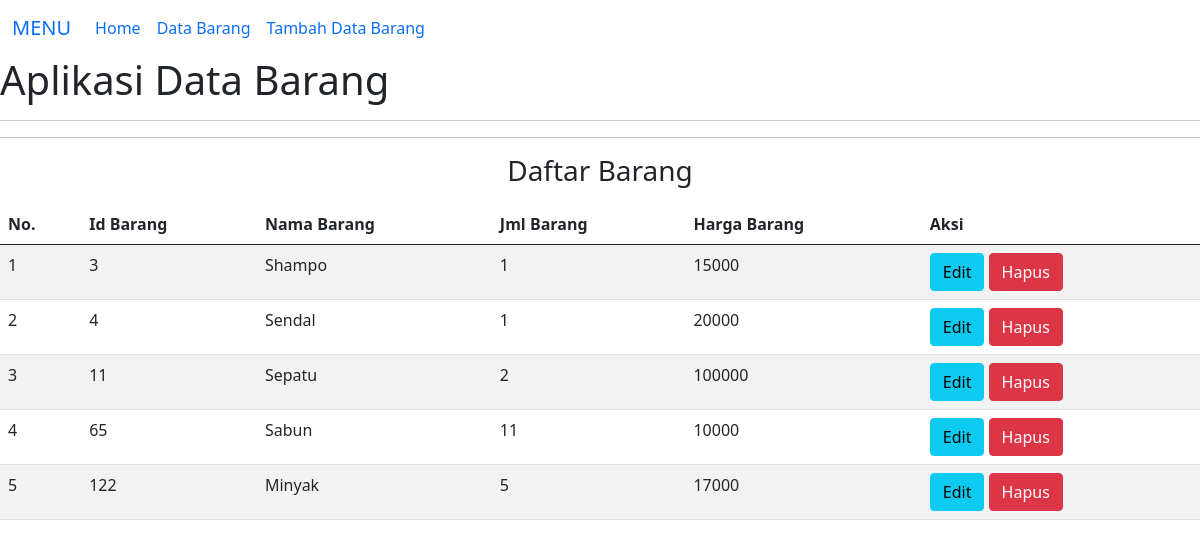
Screenshot of /index.php?file=barang&aksi=tampil with the database file from the repository.
### tables this page shows
CREATE TABLE `barang` (
  `id_barang` int(11) NOT NULL,
  `nama_barang` varchar(50) NOT NULL,
  `jml_barang` varchar(100) NOT NULL,
  `harga_barang` varchar(30) NOT NULL
);

### apk_gudang/class/Database.php (called while the page is built, shortened)
<?php
class Database {
protected $host='localhost';
protected $user='root';
protected $pass='';
protected $dbname='apk_gudang';
public function bukaKoneksi(){
$this->mysqli=NEW mysqli($this->host,
$this->user,$this->pass,$this->dbname);
}
}

### apk_gudang/class/Barang.php (called while the page is built, shortened)
<?php
class Barang extends Database {
public function tampil(){
$sql=$this->mysqli->query("SELECT * FROM barang") or die
($this->CekError());
while($data=$sql->fetch_object()){
$dataAnggota[]=$data;
}
if(isset($dataAnggota)){
return $dataAnggota;
}
}
}

### barang.php (the view, shortened to what this page needs)
<?php
$dataBarang=NEW Barang;
if($_GET['aksi']=='tampil'){
$html = null;
$html .='<center><h3>Daftar Barang</h3>';
$html .='<p></p></center>';
$html .='<table class="table table-striped table-hover""><border="1" width="100%">
<thead>
<th>No.</th>
<th>Id Barang</th>
<th>Nama Barang</th>
<th>Jml Barang</th>
<th>Harga Barang</th>
<th>Aksi</th>
</thead>
<tbody>';
$data = $dataBarang->tampil();
$no=null;
if(isset($data)){
foreach($data as $barisBarang){
$no++;
$html .='<tr>
<td>'.$no.'</td>
<td>'.$barisBarang->id_barang.'</td>
<td>'.$barisBarang->nama_barang.'</td>
<td>'.$barisBarang->jml_barang.'</td>
<td>'.$barisBarang->harga_barang.'</td>
<td>
<a class="btn btn-info"
href="index.php?file=barang&aksi=edit&idbarang='.$barisBarang->id_barang.'">Edit</a>
<a class="btn btn-danger"
href="index.php?file=barang&aksi=hapus&idbarang='.$barisBarang->id_barang.'">Hapus</a>
</td>
</tr>';
}
}
$html .='</tbody>
</table>';
echo $html;
}
?>

### index.php (shortened to what this page needs)
<!DOCTYPE html>
<html lang="en">
<head>
</head>
<body>
<link href="https://cdn.jsdelivr.net/npm/bootstrap@5.0.2/dist/css/bootstrap.min.css" rel="stylesheet">
<?php
include('class/Database.php');
include('class/Barang.php');
?>
<nav class="navbar navbar-expand-lg navbar-blue bg-blue">
  <div class="container-fluid">
    <a class="navbar-brand" href="#">MENU</a>
    <div class="collapse navbar-collapse" id="navbarSupportedContent">
      <ul class="navbar-nav me-auto mb-2 mb-lg-0">
        <li class="nav-item">
          <a class="nav-link active" aria-current="page" href="index.php">Home</a>
        </li>
        <li class="nav-item">
          <a href="index.php?file=barang&aksi=tampil" class="nav-link" href="index.php?file=barang&aksi=tampil">Data Barang</a>
        </li>
        <li class="nav-item">
        <a href="index.php?file=barang&aksi=tambah" class="nav-link" href="index.php?file=barang&aksi=tambah">Tambah Data Barang</a>
          </ul>
    </div>
  </div>
</nav>
<h1>Aplikasi Data Barang</h1>
<hr/>
<hr/>
<?php
if(isset($_GET['file'])){
include($_GET['file'].'.php');
} else {
echo '<h1 align="center">Selamat Datang</h1>';
echo '<h1 align="center"><img src="foto.png" /></h1>';
}
?>
</body>
</html>

### rows the page displays
barang: id_barang "3", nama_barang "Shampo", jml_barang "1", harga_barang "15000"
barang: id_barang "4", nama_barang "Sendal", jml_barang "1", harga_barang "20000"
barang: id_barang "11", nama_barang "Sepatu", jml_barang "2", harga_barang "100000"
barang: id_barang "65", nama_barang "Sabun", jml_barang "11", harga_barang "10000"
barang: id_barang "122", nama_barang "Minyak", jml_barang "5", harga_barang "17000"
